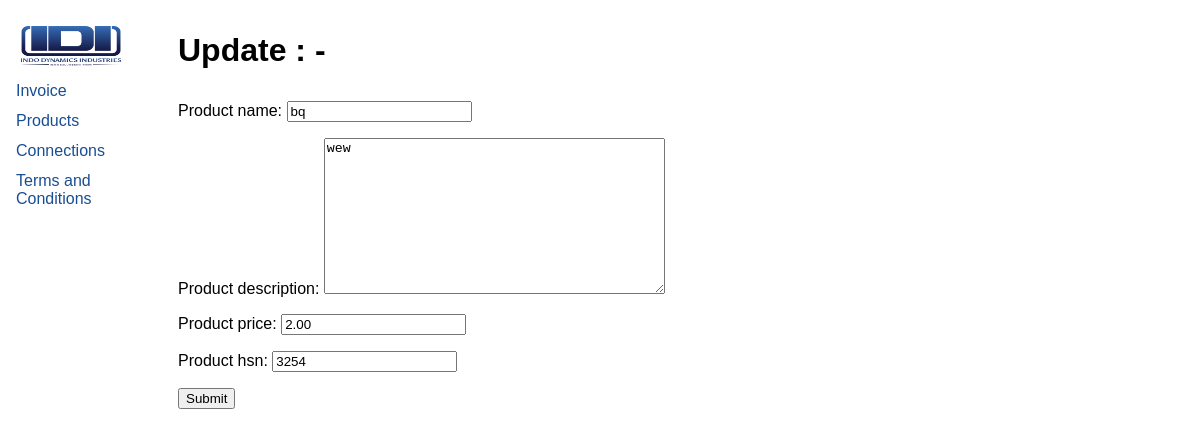
/products/2/update/, run on the app's committed database.
### products/models.py (models this page shows, shortened)
class Product(models.Model):
    id = models.AutoField(primary_key=True)
    product_name = models.CharField(max_length=15)
    product_description = models.TextField()
    product_price = models.DecimalField(decimal_places=2,max_digits=15)
    is_deleted = models.BooleanField(default=False)
    product_hsn = models.IntegerField(default=32543)

### products/views.py (the view, shortened to what this page needs)
# urls.py: path('<int:id>/update/', ProductUpdateView.as_view(), name='products-update'),
class ProductUpdateView(ProductObjectMixin, View):    # Updating the product and saving it as a new product
    template_name = "products/product_update.html"
    def get(self, request, id=None, *args, **kwargs):
        context = {}
        obj = self.get_object()
        if obj is not None:
            form = ProductModelForm(instance=obj)
            context['object'] = obj
            context['form']   = form
        return render(request, self.template_name, context)

### products/forms.py (shortened to what this page needs)
class ProductModelForm(forms.ModelForm):
    class Meta:
        model = Product
        fields = [
            'product_name',
            'product_description',
            'product_price',
            'product_hsn'
        ]

### products/views.py (called while the page is built)
    def get_object(self):
        id = self.kwargs.get('id')
        obj = None
        if id is not None:
            obj = get_object_or_404(self.model, id=id)
        return obj

### products/templates/products/product_update.html
{% extends "base.html" %}
{% block content%}
    <h1><p>Update :{{instance.id}} - {{instance.product_name}}</p></h1>
    <form method="POST">{%csrf_token%}
        {{form.as_p}}
        <input type="submit" name="Save" />
    </form>
{% endblock content %}

### templates/base.html (style rules this page uses)
body { font-family: Arial, Helvetica, sans-serif; }

### data on the page
Product: product_name "bq", product_description "wew", product_price "2.00", product_hsn "3254"
